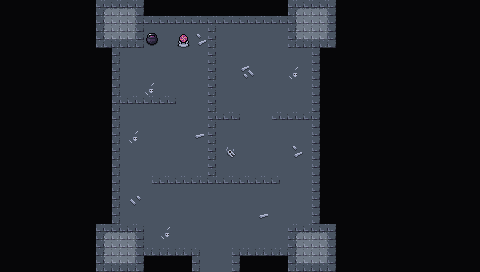

Tiled map render using the project's own tile images. Description and the map definition, with tile-layer contents summarised, below:
An orthogonal 30x17 tile map with 16x16 px tiles, 4 tile layers (Collision, Background, Walls, Clutter), 2 tilesets and 10 objects.

<map version="1.10" tiledversion="1.10.1" orientation="orthogonal" renderorder="right-down" width="30" height="17" tilewidth="16" tileheight="16" infinite="0" nextlayerid="8" nextobjectid="59">
 <editorsettings>
  <export target="wastetown..tmx" format="tmx" />
 </editorsettings>
 <tileset firstgid="1" source="../../tileset/main.tsx" />
 <tileset firstgid="10113" source="../../tileset/buildings.tsx" />
 <layer id="6" name="Collision" width="30" height="17">
  <data>[510 cells, 401 non-empty, 13 distinct tile ids]</data>
 </layer>
 <layer id="1" name="Background" width="30" height="17">
  <data>[510 cells, 510 non-empty, 3 distinct tile ids]</data>
 </layer>
 <layer id="2" name="Walls" width="30" height="17">
  <data>[510 cells, 100 non-empty, 16 distinct tile ids]</data>
 </layer>
 <layer id="3" name="Clutter" width="30" height="17">
  <properties>
   <property name="spriteLayer" type="bool" value="true" />
  </properties>
  <data>[510 cells, 13 non-empty, 8 distinct tile ids]</data>
 </layer>
 <objectgroup id="4" name="Objects">
  <object id="38" template="../../obj/entry_up.tx" x="192" y="281" width="48" height="16">
   <properties>
    <property name="teleport" value="" />
   </properties>
  </object>
  <object id="48" template="../../obj/treasure.tx" x="160.008" y="48.5475" />
  <object id="50" template="../../obj/enemy.tx" x="247.5" y="124.444">
   <properties>
    <property name="enemy" value="Zombie" />
   </properties>
  </object>
  <object id="51" template="../../obj/treasure.tx" x="122.505" y="79.2775" />
  <object id="53" template="../../obj/enemy.tx" x="181.5" y="95.5">
   <properties>
    <property name="enemy" value="Apprentice Black Wizard" />
   </properties>
  </object>
  <object id="54" template="../../obj/enemy.tx" x="206.59" y="224.293">
   <properties>
    <property name="enemy" value="Skeleton" />
   </properties>
  </object>
  <object id="55" template="../../obj/enemy.tx" x="157.658" y="134.89">
   <properties>
    <property name="enemy" value="Skeleton" />
   </properties>
  </object>
  <object id="56" template="../../obj/gold.tx" x="245.507" y="39.4241" />
  <object id="57" template="../../obj/enemy.tx" x="127.393" y="187.087">
   <properties>
    <property name="enemy" value="Zombie" />
   </properties>
  </object>
  <object id="58" template="../../obj/enemy.tx" x="159.666" y="166.954">
   <properties>
    <property name="enemy" value="Zombie" />
   </properties>
  </object>
 </objectgroup>
</map>
